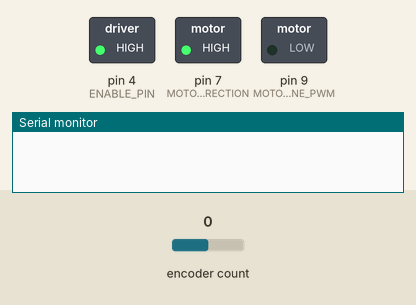
The sketch below on a simulated Arduino Uno, built with avr-gcc and run on an emulated ATmega328P. Shown: switched loads named in the sketch (green lamp = pin HIGH), the last lines printed to the serial monitor. Inputs (shaded band) come from the test bench; at power-on: encoder count 0.

Above: at 0.1 s.
At 1.1 s:
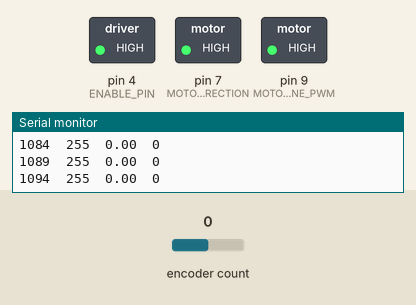
Timing chart, 0 to 2.6 s (numbered marks = the images above):
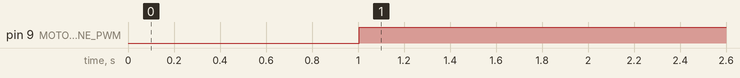

Measured:
- by itself, pin 9 (MOTOR_ONE_PWM): LOW → HIGH at 1.0 s

The sketch:

motor_simulation.ino
```cpp
/**
 * This file contains the open-loop step response on the motor
 * for use in MATLAB for the system-model of the wheel, so that
 * the control system could be designed.
 *
 * Additionally, this file contains the skeleton code required
 * to ensure main() runs within a specified amount of time
 *
 * This uses the Encoder.h library
 *
 * @author Luke Henke
 * @author Gabe Alcantar-Lopez
 *
 * Class: Seed Lab
 */

//Define constants and import Encoder.h library
#define ENCODER_OPTIMIZE_INTERRUPTS
#include <Encoder.h>
#define PERIOD 5
#define encoderOneAPin 2
#define encoderOneBPin 3
#define MOTOR_ONE_PWM 9
#define ENABLE_PIN 4
#define MOTOR_ONE_DIRECTION 7
#define COUNTS_PER_ROTATION 64

//Set encoder pins
Encoder wheel(encoderOneAPin, encoderOneBPin);
int motorVoltage = 0;


void setup() {
  Serial.begin(74880);
  //Set motor PWM and Motor direction pins as outputs
  pinMode(MOTOR_ONE_PWM, OUTPUT);
  pinMode(MOTOR_ONE_DIRECTION, OUTPUT);
  //Assign PWM as analog value from Arduino
  analogWrite(MOTOR_ONE_PWM, motorVoltage);
  //Assign direction as digital input from Arduino
  digitalWrite(MOTOR_ONE_DIRECTION, 1);
  pinMode(ENABLE_PIN, OUTPUT);
  digitalWrite(ENABLE_PIN, 1);


}

void loop() {
    //Variable to read current time
    unsigned long time_now = millis();
    static bool startedStep = false;

    //IF statement to ensure 1 second has elapsed before starting motor
    if(time_now > 1000 && startedStep == false){
        //Set motor voltage to full value
        motorVoltage = 255;
        analogWrite(MOTOR_ONE_PWM, motorVoltage);
        startedStep = true;

    }

    //IF statement to ensure data is read between 1 and 2 second
    if (time_now > 1000 && time_now < 2000){
        static double oldPosition = 0;
        double newPosition = wheel.read()*2*PI / COUNTS_PER_ROTATION;

        double velocity = (newPosition - oldPosition) / PERIOD * 1e3;

        //Print values of interest
        Serial.print(time_now);
        Serial.print("\t");
        Serial.print(motorVoltage);
        Serial.print("\t");
        Serial.print(velocity);
        Serial.print("\t");
        Serial.print(wheel.read());
        Serial.println();
        oldPosition = newPosition;
    }

    unsigned long currentTime = millis();
    if( currentTime - time_now > PERIOD){
      Serial.println("ERROR - Main takes too long");
    }

    while(millis() < time_now + PERIOD){
        //wait approx. [period] ms
    }
}
```
